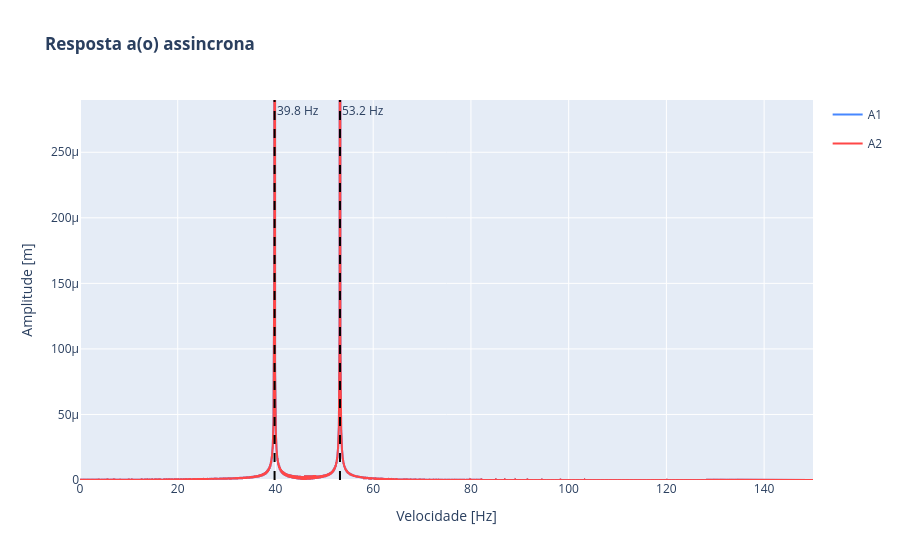

The cell this chart's notebook holds for it:
### Code cell
rotor_simetrico.plot_resposta(speed_range=(0,9000), n_points=10000, excitacao="assincrona", w_rpm=4000, speed_unit="Hz")

### Figure 1 — Plotly figure (JSON) as saved in the notebook; plotly's stock layout.template omitted (floating-point values rounded to 4 significant figures; data arrays with more than 128 entries replaced by an {"elided": "..."} marker saying what was removed)
{"data": [{"legendgroup": "A1", "line": {"color": "#4787FF", "width": 2}, "mode": "lines", "name": "A1", "showlegend": true, "type": "scatter", "x": {"elided": "20000 float values"}, "y": {"elided": "20000 float values"}}, {"legendgroup": "A2", "line": {"color": "#FF4747", "width": 2}, "mode": "lines", "name": "A2", "showlegend": true, "type": "scatter", "x": {"elided": "20000 float values"}, "y": {"elided": "20000 float values"}}], "layout": {"annotations": [{"showarrow": false, "text": "53.2 Hz", "x": 53.2, "xanchor": "left", "xref": "x", "y": 1, "yanchor": "top", "yref": "y domain"}, {"showarrow": false, "text": "39.8 Hz", "x": 39.82, "xanchor": "left", "xref": "x", "y": 1, "yanchor": "top", "yref": "y domain"}], "shapes": [{"line": {"color": "black", "dash": "dash", "width": 2}, "type": "line", "x0": 53.2, "x1": 53.2, "xref": "x", "y0": 0, "y1": 1, "yref": "y domain"}, {"line": {"color": "black", "dash": "dash", "width": 2}, "type": "line", "x0": 39.82, "x1": 39.82, "xref": "x", "y0": 0, "y1": 1, "yref": "y domain"}], "title": {"text": "<b>Resposta a(o) assincrona</b>"}, "xaxis": {"title": {"text": "Velocidade [Hz]"}}, "yaxis": {"range": [0, 0.0002899], "title": {"text": "Amplitude [m]"}}}}
